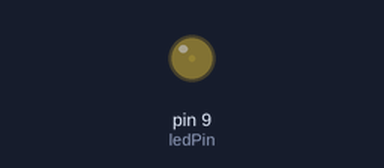
Simulated run of this sketch. Board: Arduino Uno, built with avr-gcc and run on an emulated ATmega328P. On the bench: output pins drawn as LEDs (lit = HIGH).

Above: at 0.05 s.
At 1.15 s:
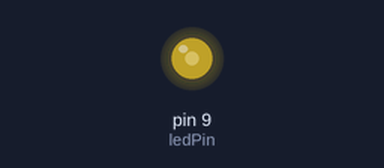
At 2.3 s:
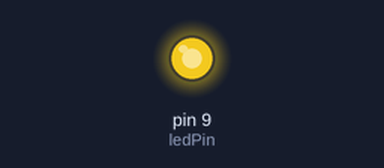
At 4.6 s:
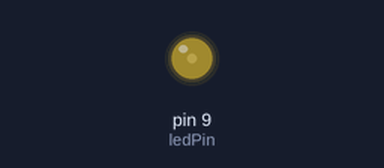
Timing chart, 0 to 6.7 s (numbered marks = the images above):
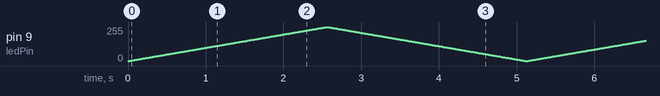

The sketch:

sketch.ino
```cpp
// Pino PWM conectado ao LED
const int ledPin = 9;

void setup() {
  pinMode(ledPin, OUTPUT);
}

void loop() {
  // Aumenta o brilho
  for (int brilho = 0; brilho <= 255; brilho++) {
    analogWrite(ledPin, brilho);
    delay(10); // Delay para visualizar a mudança de brilho
  }

  // Diminui o brilho
  for (int brilho = 255; brilho >= 0; brilho--) {
    analogWrite(ledPin, brilho);
    delay(10);
  }
}
```
